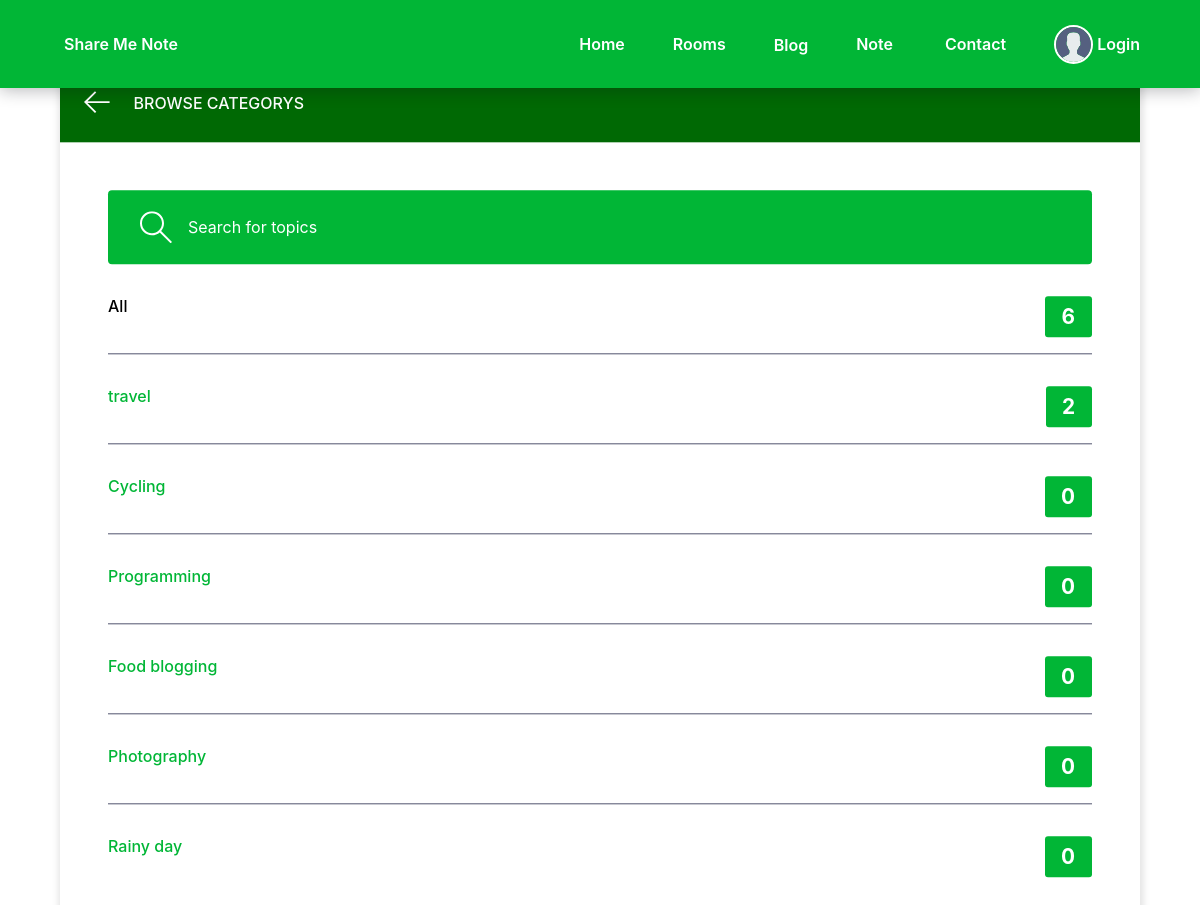
Screenshot of /blog/categorys/ with the database file from the repository.
### blog/models.py (models this page shows, shortened)
class Category(models.Model):
    title = models.CharField(max_length=100)
    category_id = models.UUIDField(default=uuid.uuid4, primary_key=True, unique=True, editable=False)
    slug = models.SlugField()

### blog/views.py (the view)
# urls.py: path('categorys/', views.categoryPage, name="categorys"),
def categoryPage(request):
    q = request.GET.get('q') if request.GET.get('q') != None else ''
    categorys = Category.objects.filter(title__icontains=q)
    return render(request, 'blog/allCategory.html', {'categorys': categorys})

### blog/templates/blog/allCategory.html (shortened to what this page needs)
{% extends 'main.html' %}
{% block content %}
<main class="create-room layout " >
  <div class="container">
    <div class="layout__box" style="top:50%;">
      <div class="layout__boxHeader">
        <div class="layout__boxTitle">
          <a href="{% url 'index' %}">
            <svg version="1.1" xmlns="http://www.w3.org/2000/svg" width="32" height="32" viewBox="0 0 32 32">
              <title>arrow-left</title>
              <path
                d="M13.723 2.286l-13.723 13.714 13.719 13.714 1.616-1.611-10.96-10.96h27.625v-2.286h-27.625l10.965-10.965-1.616-1.607z">
              </path>
            </svg>
          </a>
          <h3>Browse Categorys</h3>
        </div>
      </div>
      <div class="topics-page layout__body">
        <form action="" method="GET" class="header__search">
          <label>
            <input name="q" placeholder="Search for topics" />
          </label>
        </form>
        <ul class="topics__list">
          <li>
            <a href="{% url 'categorys' %}" class="active">All <span>{{categorys.count}}</span></a>
          </li>
          {% for category in categorys %}
          <li>
            <a href="{% url 'index' %}?q={{category.title}}">{{ category.title }} <span>{{category.post_set.all.count}}</span></a>
          </li>
          {% endfor %}
        </ul>
      </div>
    </div>
  </div>
</main>
{% endblock content %}

### static/styles/style.css (style rules this page uses)
:root { --header-height: 3.5rem; --dark-green-color: #006904; --green-color: #01b636; --green-color-light: #02d040; --green-color-lighten: #01da42; --white-color: #fff; --body-color: hsl(220, 100%, 97%); --color-main: #02d040; --color-main-light: #e1f6fb; --color-dark: #01b636; --color-dark-medium: #51546e; --color-dark-light: #414141; --color-light: #5a5a5a; --color-gray: #8b8b8b; --color-light-gray: #787878; --color-bg: #2d2d39; --color-success: #5dd693; --color-error: #fc4b0b; --color-black: #000000; --body-font: "Montserrat", sans-serif; --normal-font-size: 0.938rem; --font-regular: 400; --font-semi-bold: 600; --z-tooltip: 10; --z-fixed: 100; }
@media screen and (min-width: 1024px) { :root { --normal-font-size: 1rem; } }
* { font-family: "DM Sans", -apple-system, BlinkMacSystemFont, "Segoe UI", Roboto, Oxygen, Ubuntu, Cantarell, "Open Sans", "Helvetica Neue", sans-serif; margin: 0; padding: 0; box-sizing: border-box; text-rendering: optimizeLegibility; font-size: inherit; }
body { font-family: var(--body-font); font-size: var(--normal-font-size); }
ul { list-style: none; }
a { text-decoration: none; }
.container { max-width: 100rem; width: 90%; margin: auto; }
.header__search > label { background-color: var(--color-dark); padding: 1.3rem 1rem; display: flex; align-items: center; gap: 1rem; border-radius: 4px; }
.header__search ::placeholder { color: white; opacity: 1; }
.header__search svg { fill: var(--white-color); width: 2rem; height: 2rem; margin-left: 1rem; }
.header__search input { width: 18rem; background: transparent; border: none; outline: none; color: var(--white-color); }
@media screen and (min-width: 1118px) { .container { margin-inline: auto; } }
.layout { margin-top: 8.4rem; }
.layout > .container { display: flex; justify-content: space-between; align-items: flex-start; }
.layout__box { width: 90%; max-width: 48rem; min-height: 40rem; position: absolute; top: 65%; left: 50%; transform: translate(-50%, -46%); background-color: var(--white-color); border-radius: 1rem; box-shadow: 1px 1px 6px 3px rgba(0, 0, 0, 0.1); overflow: hidden; }
.layout__boxHeader { display: flex; padding: 1.5rem; background-color: var(--dark-green-color); }
.layout__boxTitle { display: flex; gap: 1.5rem; align-items: center; }
.layout__boxTitle h3 { text-transform: uppercase; font-weight: 500; color: var(--white-color); }
.layout__boxTitle svg { width: 1.6rem; height: 1.6rem; fill: var(--white-color); }
.layout__body { margin: 3rem; }
.topics__list { list-style: none; }
.topics__list li a { display: flex; justify-content: space-between; margin-bottom: 3rem; font-weight: 500; color: var(--green-color); transition: all 0.3s ease-in-out; }
.topics__list li a.active, .topics__list li a:hover { color: var(--color-black); }
.topics__list li a span { padding: 0.5rem 1rem; background-color: var(--green-color); color: var(--white-color); border-radius: 3px; font-size: 1.3rem; font-weight: 700; letter-spacing: 1px; }
.topics-page .topics__list li:not(:last-child) a { margin: 2rem 0; padding-bottom: 1rem; text-decoration: none; border-bottom: 1px solid var(--color-dark-medium); }
.topics-page .header__search { display: block; }
.create-room.layout .layout__box { max-width: 68rem; }

### rows the page displays
Category: title "travel", post_set.all.count "2"
Category: title "Cycling", post_set.all.count "0"
Category: title "Programming", post_set.all.count "0"
Category: title "Food blogging", post_set.all.count "0"
Category: title "Photography", post_set.all.count "0"
Category: title "Rainy day", post_set.all.count "0"

### other values shown
{{ categorys.count }} "6"
